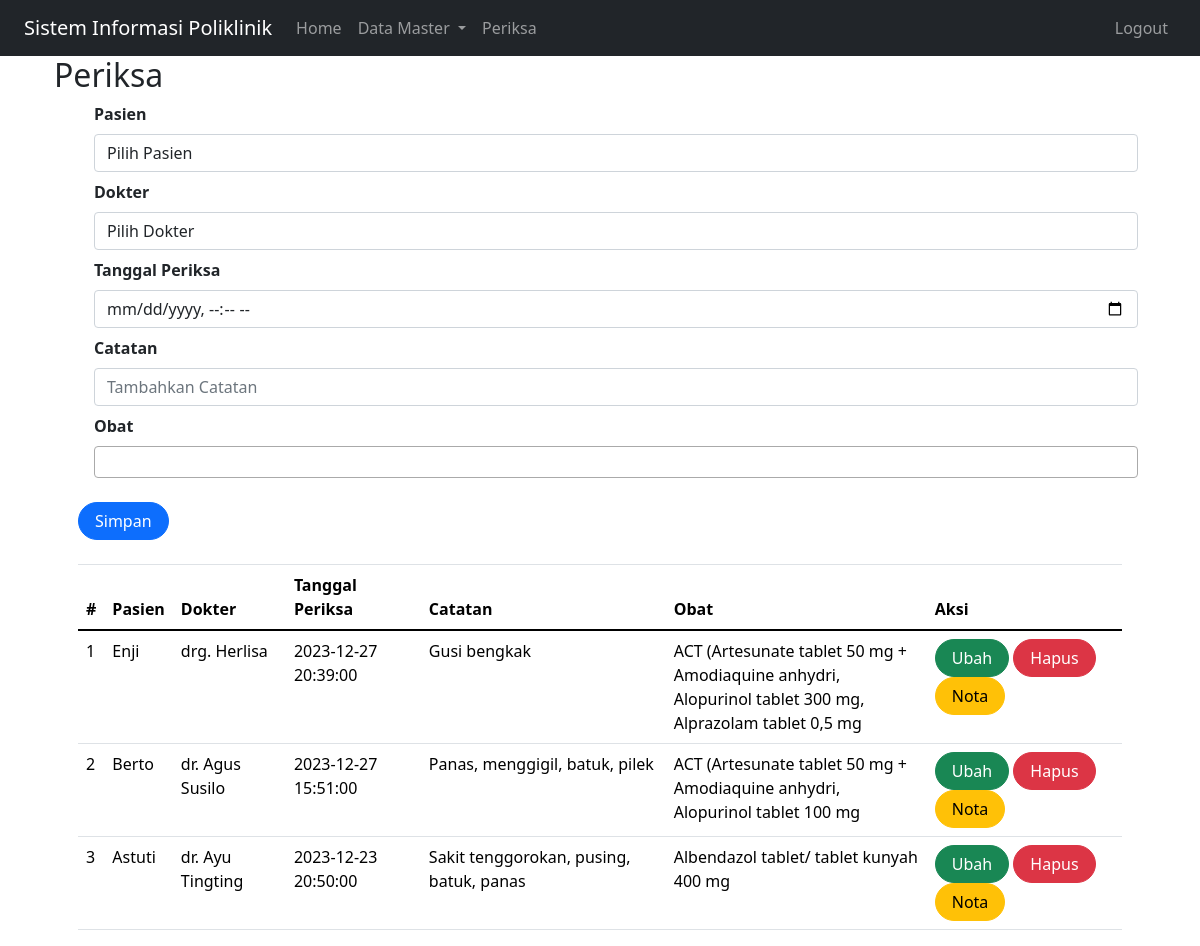
The page /index.php?page=periksa (signed in) on the database its author committed.
### tables this page shows
CREATE TABLE `periksa` (
  `id` int(10) NOT NULL,
  `id_pasien` int(11) NOT NULL,
  `id_dokter` int(11) NOT NULL,
  `tgl_periksa` datetime NOT NULL,
  `catatan` text NOT NULL,
  `obat` varchar(255) NOT NULL
);

CREATE TABLE `pasien` (
  `id` int(10) NOT NULL,
  `nama` varchar(255) NOT NULL,
  `alamat` varchar(255) NOT NULL,
  `no_hp` varchar(60) NOT NULL
);

CREATE TABLE `dokter` (
  `id` int(10) NOT NULL,
  `nama` varchar(255) DEFAULT NULL,
  `alamat` varchar(50) DEFAULT NULL,
  `no_hp` varchar(50) DEFAULT NULL
);

### periksa.php (the view, shortened to what this page needs)
<?php
include_once("koneksi.php");
?>
<!DOCTYPE html>
<html lang="en">
<head>
    <link href="https://cdn.jsdelivr.net/npm/bootstrap@5.0.2/dist/css/bootstrap.min.css" rel="stylesheet">
</head>
<body>
    <div class="container">
<form class="form row" method="POST" action="" name="myForm" onsubmit="return(validate());">
    <?php
    $tgl_periksa = '';
    $catatan = '';
    ?>
    <div class="form-group mx-sm-3 mb-2">
    <label for="inputPasien" class="form-label fw-bold">Pasien</label>
    <div>
        <select class="form-control" name="id_pasien">
        <option hidden>Pilih Pasien</option>
        </select>
    </div>
    </div>
    <div class="form-group mx-sm-3 mb-2">
    <label for="inputDokter" class="form-label fw-bold">Dokter</label>
    <div>
        <select class="form-control" name="id_dokter">
        <option hidden>Pilih Dokter</option>
        </select>
    </div>
    </div>
    <div class="form-group mx-sm-3 mb-2">
        <label for="inputTglPeriksa" class="form-label fw-bold">
            Tanggal Periksa
        </label>
        <input type="datetime-local" class="form-control" name="tgl_periksa" id="inputTglPeriksa" placeholder="Tanggal Periksa" value="<?php echo $tgl_periksa ?>">
    </div>
    <div class="form-group mx-sm-3 mb-2">
        <label for="inputCatatan" class="form-label fw-bold">
            Catatan
        </label>
        <input type="text" class="form-control" name="catatan" id="inputCatatan" placeholder="Tambahkan Catatan" value="<?php echo $catatan ?>">
    </div>
    <div class="form-group mx-sm-3 mb-2">
        <label for="inputObat" class="form-label fw-bold">Obat</label>
    </div>
    <div class="mt-3">
        <button type="submit" class="btn btn-primary rounded-pill px-3" name="simpan">Simpan</button>
    </div>
</form>
<br>
<table class="table table-hover">
    <thead>
        <tr>
            <th scope="col">#</th>
            <th scope="col">Pasien</th>
            <th scope="col">Dokter</th>
            <th scope="col">Tanggal Periksa</th>
            <th scope="col">Catatan</th>
            <th scope="col">Obat</th>
            <th scope="col">Aksi</th>
        </tr>
    </thead>
    <tbody>
        <?php
        $result = mysqli_query($mysqli,
        "SELECT
                    pr.*,
                    d.nama AS 'nama_dokter',
                    p.nama AS 'nama_pasien',
                    GROUP_CONCAT(o.nama_obat SEPARATOR ', ') AS 'obat'
                FROM periksa pr
                LEFT JOIN dokter d ON (pr.id_dokter = d.id)
                LEFT JOIN pasien p ON (pr.id_pasien = p.id)
                LEFT JOIN detail_periksa dp ON (pr.id = dp.id_periksa)
                LEFT JOIN obat o ON (dp.id_obat = o.id)
                GROUP BY pr.id
                ORDER BY pr.tgl_periksa DESC");
        $no = 1;
        while ($data = mysqli_fetch_array($result)) {
        ?>
            <tr>
                <td><?php echo $no++ ?></td>
                <td><?php echo $data['nama_pasien'] ?></td>
                <td><?php echo $data['nama_dokter'] ?></td>
                <td><?php echo $data['tgl_periksa'] ?></td>
                <td><?php echo $data['catatan'] ?></td>
                <td style="width: 25%"><?php echo $data['obat'] == null ? 'Tidak ada obat' : $data['obat']; ?></td>
                <td>
                    <a class="btn btn-success rounded-pill px-3" href="index.php?page=periksa&id=<?php echo $data['id'] ?>">Ubah</a>
                    <a class="btn btn-danger rounded-pill px-3"href="index.php?page=periksa&id=<?php echo $data['id'] ?>&aksi=hapus">Hapus</a>
                    <a class="btn btn-warning rounded-pill px-3" href="index.php?page=nota&id=<?= $data['id'] ?>">Nota</a>
                </td>
            </tr>
        <?php
        }
        ?>
    </tbody>
</table>
</body>
</html>

### rows shown on the page
periksa: id_pasien.nama "Enji", id_dokter.nama "drg. Herlisa", tgl_periksa "2023-12-27 20:39:00", catatan "Gusi bengkak", obat "ACT (Artesunate tablet 50 mg + Amodiaquine anhydri, Alopurinol tablet 300 mg, Alprazolam tablet 0,5 mg"
periksa: id_pasien.nama "Berto", id_dokter.nama "dr. Agus Susilo", tgl_periksa "2023-12-27 15:51:00", catatan "Panas, menggigil, batuk, pilek", obat "ACT (Artesunate tablet 50 mg + Amodiaquine anhydri, Alopurinol tablet 100 mg"
periksa: id_pasien.nama "Astuti", id_dokter.nama "dr. Ayu Tingting", tgl_periksa "2023-12-23 20:50:00", catatan "Sakit tenggorokan, pusing, batuk, panas", obat "Albendazol tablet/ tablet kunyah 400 mg"

### other values the page prints
$_GET['page'] "Periksa"
